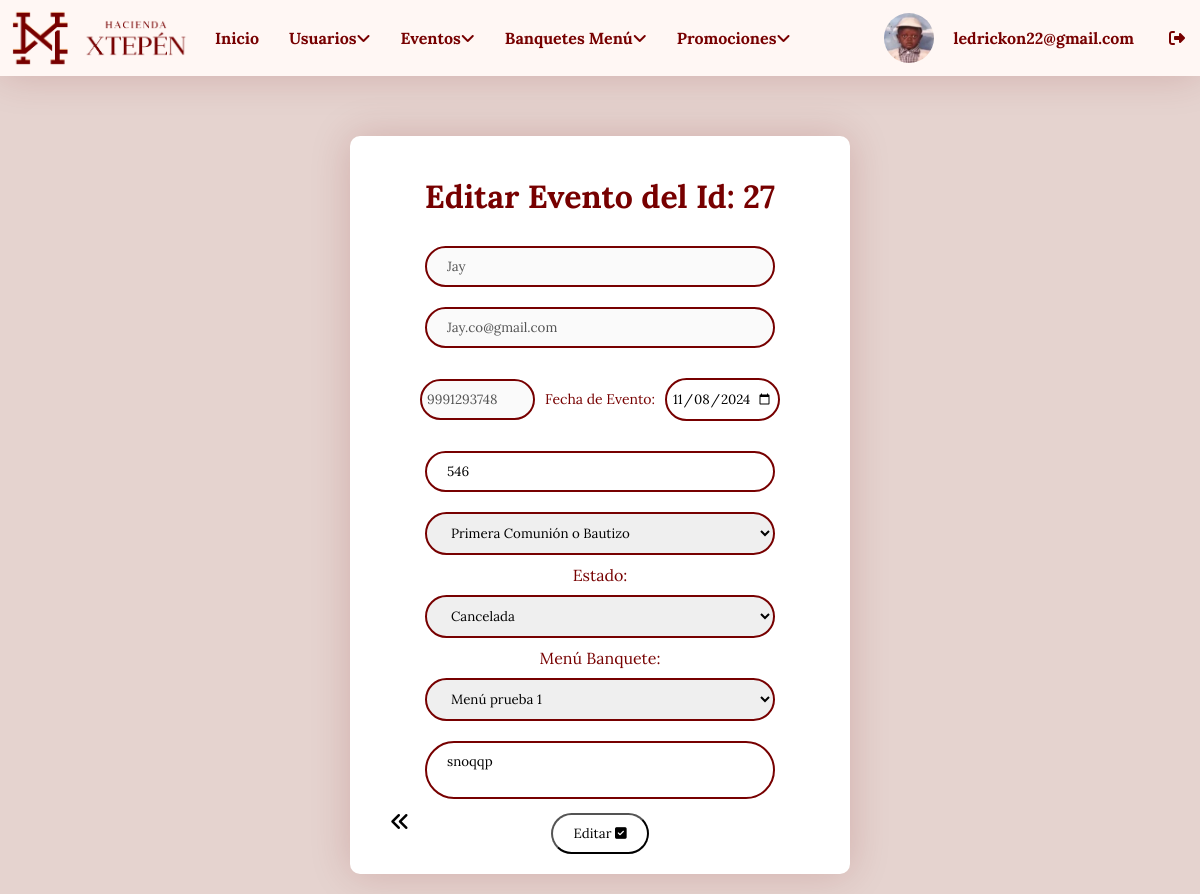
Screenshot of /login/editar_evento.php?id=27 (signed in) with the database file from the repository.
### tables this page shows
CREATE TABLE `usuarios` (
  `id_usuario` int(11) NOT NULL,
  `nombre_completo` varchar(100) DEFAULT NULL,
  `roles` varchar(50) NOT NULL,
  `email` varchar(50) DEFAULT NULL,
  `contrasena` varchar(255) DEFAULT NULL,
  `fecha_nacimiento` date DEFAULT NULL,
  `foto` varchar(255) DEFAULT NULL,
  `acc` int(11) NOT NULL
);

CREATE TABLE `reservas_eventos` (
  `id` int(11) NOT NULL,
  `nombre` varchar(100) NOT NULL,
  `email` varchar(100) NOT NULL,
  `telefono` varchar(15) NOT NULL,
  `evento` varchar(50) NOT NULL,
  `fecha` date NOT NULL,
  `invitados` int(11) NOT NULL,
  `mensaje` text DEFAULT NULL,
  `fecha_reserva` timestamp NOT NULL DEFAULT current_timestamp(),
  `menu_banquete` int(11) DEFAULT NULL,
  `estado` varchar(10) DEFAULT 'pendiente'
);

### login/editar_evento.php (the view, shortened to what this page needs)
<!DOCTYPE html>
<html lang="en">
<head>
    <link rel="stylesheet" href="styles/styleeventos.css">
</head>
<body>
<div class="container">
    <?php include "menu.php"; ?>
    <br><br>
    <div class="information">
        <?php
        require "conexion.php";
        $id = $_GET['id'];
        $verevento = "SELECT reservas_eventos.*, banquete_menu.nombre_menu
                      FROM reservas_eventos
                      LEFT JOIN banquete_menu ON reservas_eventos.menu_banquete = banquete_menu.id
                      WHERE reservas_eventos.id = '$id'";
        $resultado = mysqli_query($conectar, $verevento);
        $fila = $resultado->fetch_array();
        ?>
        <div class="formulario">
        <form class="form" action="guardar_evento_editar.php?id=<?php echo $fila['id']; ?>" method="post">
                <h1> Editar Evento del Id: <?php echo $fila["id"]?></h1><br>
                <div>
                    <input type="text" class="inputext" name="nombre_disabled" placeholder="Ingresa tu nombre completo" required value="<?php echo $fila["nombre"]; ?>" disabled>
                    <input type="email" class="inputext" name="email_disabled" placeholder="Correo de contacto" required value="<?php echo $fila["email"]; ?>" disabled>
                </div>
                <br>
                <div class="date">
                    <input type="tel" class="inputextdt" name="telefono_disabled" placeholder="Tu número de contacto" required minlength="10" maxlength="10" value="<?php echo $fila["telefono"]; ?>" disabled>
                    <p>Fecha de Evento:</p>
                    <input class="inputextdt" type="date" name="fecha" id="fecha" required value="<?php echo $fila["fecha"]; ?>">
                </div>
                <br>
                <div>
                    <input type="number" class="inputext" name="invitados" placeholder="Cantidad de invitados" required value="<?php echo $fila["invitados"]; ?>">
                    <select class="inputext" id="evento" name="evento" required>
                        <option value="comunion" <?php echo ($fila['evento'] == 'comunion') ? 'selected' : ''; ?>>Primera Comunión o Bautizo</option>
                    </select>
                </div>
                <div>
                    <label for="estado">Estado:</label>
                    <select class="inputext" id="estado" name="estado" required>
                        <option value="cancelada" <?php echo ($fila['estado'] == 'cancelada') ? 'selected' : ''; ?>>Cancelada</option>
                    </select>
                </div>
                <div>
                    <label for="menu_banquete">Menú Banquete:</label>
                    <select class="inputext" id="menu_banquete" name="menu_banquete" required>
                        <?php
                        $query_menus = "SELECT * FROM banquete_menu";
                        $result_menus = mysqli_query($conectar, $query_menus);
                        while ($menu = mysqli_fetch_array($result_menus)) {
                            $selected = ($menu['id'] == $fila['menu_banquete']) ? 'selected' : '';
                            echo "<option value='{$menu['id']}' $selected>{$menu['nombre_menu']}</option>";
                        }
                        ?>
                    </select>
                </div>
                <textarea class="inputext" name="mensaje" placeholder="Describe los detalles adicionales del evento"><?php echo $fila["mensaje"]; ?></textarea>
                <br>
                <button class="buttonsbmt" type="submit">Editar <i class="fa fa-check-square" aria-hidden="true"></i></button> <br>
                <a class="back" href="dashboard_eventos.php"><i class="fa-solid fa-angles-left"></i></a>
            </form>
        </div>
    </div>
</div>
</body>
</html>

### login/menu.php (shortened to what this page needs)
<?php
$usuario = $_SESSION['username'];
require "conexion.php";
$id_usuario = $_SESSION['id_usuario'];
$verusuario = "SELECT * FROM usuarios WHERE id_usuario = '$id_usuario'";
$resultado = mysqli_query($conectar, $verusuario);
$fila = $resultado -> fetch_array();
?>
<!DOCTYPE html>
<html lang="en">
<head>
    <link rel="stylesheet" href="styles/stylenavbar.css">
</head>
<body>
    <div class="container">
        <div class="tutorial">
            <ul>
                <div class="left-items">
                    <figure class="logo-left">
                        <img src="imagenes/xtepen-logo-750.gif" alt="">
                    </figure>
                    <li><a href="panel_administrativo.php">Inicio</a></li>
                    <li><a href="dashboard_usuarios.php">Usuarios<i class="fa fa-angle-down"></i>
                    </li>
                    <li><a href="dashboard_eventos.php">Eventos<i class="fa fa-angle-down"></i>
                    </li>
                    <li><a href="dashboard_banquetes.php">Banquetes Menú<i class="fa fa-angle-down"></i>
                    </li>
                    <li><a href="dashboard_promociones.php">Promociones<i class="fa fa-angle-down"></i>
                    </li>
                </div>
                <div class="right-items">
                <img id="fotoPerfil" class="ppic" src="<?php echo $fila["foto"]; ?>" alt="">
                    <li class="usuarioh4"><h4 class="usuarioh4"><?php echo $usuario; ?>
                </li>
                    <li><a href="salir.php"><i class="fa-solid fa-right-from-bracket"></i></a></li>
                </div>
            </ul>
        </div>
    </div>
</body>
</html>

### login/styles/styleeventos.css (style rules this page uses)
* { box-sizing: border-box; margin: 0; padding: 0; font-family: "Lora"; }
body { display: flex; flex-direction: column; background-color: #e5d3cf; }
.information { display: flex; justify-content: center; align-items: center; margin: auto; padding: 20px; }
.formulario { background-color: var(--Blanco); border-radius: 10px; width: 500px; box-shadow: 0px 0px 40px #7700002d; color: var(--Texto); padding: 20px; }
.form { flex-direction: column; justify-content: center; position: relative; }
.form h1 { font-family: "Lora"; height: 60px; text-align: center; padding-top: 20px; }
.inputext { margin: 10px 50px; width: 350px; border: none; padding: 10px 20px; border-radius: 50px; border: 2px var(--Texto) solid; }
.buttonsbmt { margin: auto; padding: 10px 20px; font-family: "Lora"; background-color: var(--Blanco); border-radius: 50px; display: inline-block; }
.back { position: absolute; font-size: 20px; bottom: 0; color: var(--Negro); bottom: 20; left: 0; margin: 20px; }
.date { display: flex; justify-content: center; align-items: center; margin: auto; gap: 10px; }
.date p { font-size: 14px; }
.inputextdt { width: 115px; border: none; padding: 10px 5px; border-radius: 50px; border: 2px var(--Texto) solid; font-family: "Lora"; }
textarea { resize: none; }

### login/styles/stylenavbar.css (style rules this page uses)
* { box-sizing: border-box; margin: 0; padding: 0; }
.ppic { width: 50px; border-radius: 50px; margin: 10px 0; }
.ppic { width: 50px; border-radius: 50%; transition: transform 0.2s ease; cursor: pointer; }
.tutorial ul { font-size: 0; list-style-type: none; background-color: var(--Secundario); box-shadow: 0px 0px 40px #7700002d; }
.tutorial ul li { font-family: "Open Sans", sans-serif; font-size: 1rem; font-weight: 400; background-color: var(--Secundario); color: var(--Texto); display: inline-block; padding: 15px; position: relative; vertical-align: middle; }
.information { text-align: center; }
.tutorial a { text-decoration: none; color: var(--Texto); font-weight: 700; }
.usuarioh4 { color: var(--Texto); padding: 5px; }
ul { display: flex; justify-content: space-between; list-style-type: none; padding: 0; width: 100%; }
li { padding: 10px; }
.left-items { display: flex; align-items: center; }
.right-items { display: flex; align-items: center; }
.logo-left { width: 180px; margin: 10px ; }
.logo-left img { width: 100%; display: inline-block; }

### login/styles/colors.css (style rules this page uses)
:root { --Blanco: #fff; --Negro: #000; --GrisClaro: #ccc; --GrisOscuro: #333; --Principal: #c85749; --Secundario: #FFF7F4; --Texto: #770000; }

### rows the page displays
usuarios: foto (picture)
reservas_eventos: id "27", nombre_disabled "Jay", email_disabled "Jay.co@gmail.com", telefono_disabled "9991293748", fecha "11/08/2024", invitados "546", evento "Primera Comunión o Bautizo", estado "Cancelada", mensaje "snoqqp"

### other values shown
$usuario "ledrickon22@gmail.com"
form field menu_banquete "Menú prueba 1"
